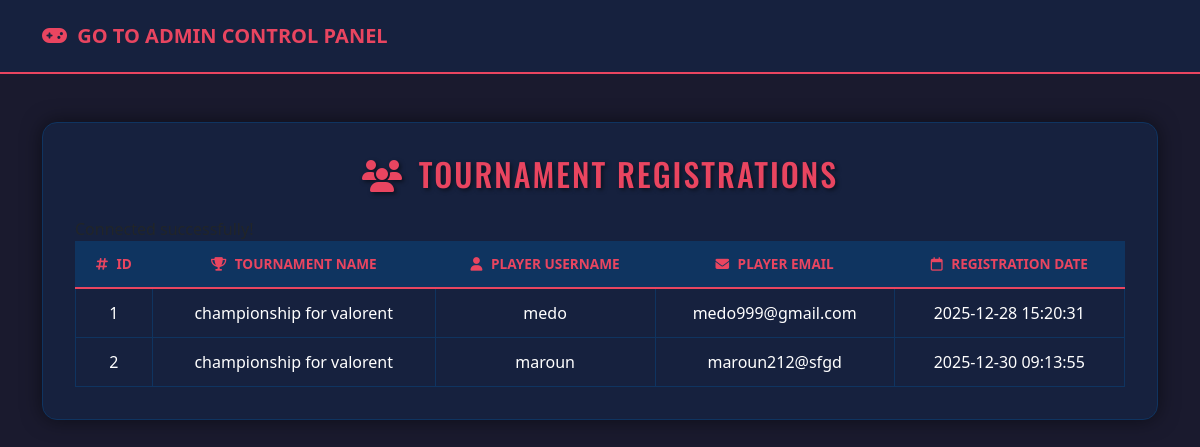
/view_registrations.php?id=1 (signed in), run on the app's committed database.
### tables this page shows
CREATE TABLE `registrations` (
  `id` int(11) NOT NULL,
  `user_id` int(11) NOT NULL,
  `tournament_id` int(11) NOT NULL,
  `registration_date` timestamp NOT NULL DEFAULT current_timestamp()
);

CREATE TABLE `tournaments` (
  `id` int(11) NOT NULL,
  `name` varchar(100) NOT NULL,
  `game_name` varchar(50) NOT NULL,
  `date` datetime NOT NULL,
  `prize` varchar(50) NOT NULL,
  `status` enum('open','closed') NOT NULL DEFAULT 'open'
);

CREATE TABLE `users` (
  `id` int(11) NOT NULL,
  `username` varchar(100) NOT NULL,
  `email` varchar(150) NOT NULL,
  `password` varchar(255) NOT NULL,
  `role` varchar(20) NOT NULL DEFAULT 'player',
  `game_name` varchar(255) NOT NULL,
  `avatar` varchar(100) NOT NULL
);

### view_registrations.php (the view, shortened to what this page needs)
<!DOCTYPE html>
<html lang="en">
<head>
    <link href="https://cdn.jsdelivr.net/npm/bootstrap@5.3.0/dist/css/bootstrap.min.css" rel="stylesheet">
    <link rel="stylesheet" href="https://cdnjs.cloudflare.com/ajax/libs/font-awesome/6.4.0/css/all.min.css">
    <link rel="stylesheet" href="style3.css">
</head>
<body>
    <nav class="navbar navbar-expand-lg navbar-custom">
        <div class="container">
            <a class="navbar-brand" href="admin_home.php">
                <i class="fa-solid fa-gamepad"></i> Go To Admin Control Panel
            </a>
        </div>
    </nav>
    <div class="container pb-5">
        <div class="card card-custom">
            <h2 class="text-center mb-4"><i class="fa-solid fa-users"></i> Tournament Registrations</h2>
            <div class="table-responsive">
                <table class="table table-custom table-hover table-bordered text-center">
                    <thead>
                        <tr>
                            <th><i class="fa-solid fa-hashtag"></i> ID</th>
                            <th><i class="fa-solid fa-trophy"></i> Tournament Name</th>
                            <th><i class="fa-solid fa-user"></i> Player Username</th>
                            <th><i class="fa-solid fa-envelope"></i> Player Email</th>
                            <th><i class="fa-regular fa-calendar"></i> Registration Date</th>
                        </tr>
                    </thead>
                    <tbody>
                    <?php
                    include("connect.php");
                    $tournament_id=$_GET['id'];
                    $sql = "SELECT `registrations`.`id`, `tournaments`.`name`, `users`.`username`, `users`.`email`, `registrations`.`registration_date`
                    FROM `registrations`
                    LEFT JOIN `tournaments` ON `registrations`.`tournament_id` = `tournaments`.`id`
                    LEFT JOIN `users` ON `registrations`.`user_id` = `users`.`id`
                    WHERE `registrations`.`tournament_id` = $tournament_id";
                    $result = mysqli_query($conn, $sql);
                    while($row = mysqli_fetch_assoc($result))
                    {
                        echo "<tr>";
                        echo "<td>" . $row['id'] . "</td>";
                        echo "<td>" . $row['name'] . "</td>";
                        echo "<td>" . $row['username'] . "</td>";
                        echo "<td>" . $row['email'] . "</td>";
                        echo "<td>" . $row['registration_date'] . "</td>";
                        echo "</tr>";
                    }
                    ?>
                    </tbody>
                </table>
            </div>
        </div>
    </div>
</body>
</html>

### style3.css (style rules this page uses)
body { background-color: #1a1a2e; color: #fff; font-family: 'Segoe UI', Tahoma, Geneva, Verdana, sans-serif; min-height: 100vh; }
.navbar-custom { background-color: #16213e; border-bottom: 2px solid #e94560; margin-bottom: 3rem; padding: 1rem 0; }
.navbar-brand { color: #e94560 !important; font-weight: bold; text-transform: uppercase; }
.card-custom { background-color: #16213e; border: 1px solid #0f3460; border-radius: 15px; box-shadow: 0 0 20px rgba(0,0,0,0.5); padding: 2rem; }
h2 { font-family: 'Oswald', sans-serif; text-transform: uppercase; letter-spacing: 2px; color: #e94560; text-shadow: 2px 2px 4px rgba(0,0,0,0.5); }
.table-custom { margin-bottom: 0; border-color: #0f3460; color: #fff; }
.table-custom thead th { background-color: #0f3460; color: #e94560; border-bottom: 2px solid #e94560; text-transform: uppercase; font-size: 0.85rem; padding: 12px; }
.table-custom tbody td { background-color: #16213e; color: #fff; vertical-align: middle; border-color: #0f3460; padding: 12px; }
i { margin-right: 5px; }

### data on the page
registrations: id "1", tournament.name "championship for valorent", user.username "medo", user.email "medo999@gmail.com", registration_date "2025-12-28 15:20:31"
registrations: id "2", tournament.name "championship for valorent", user.username "maroun", user.email "maroun212@sfgd", registration_date "2025-12-30 09:13:55"
